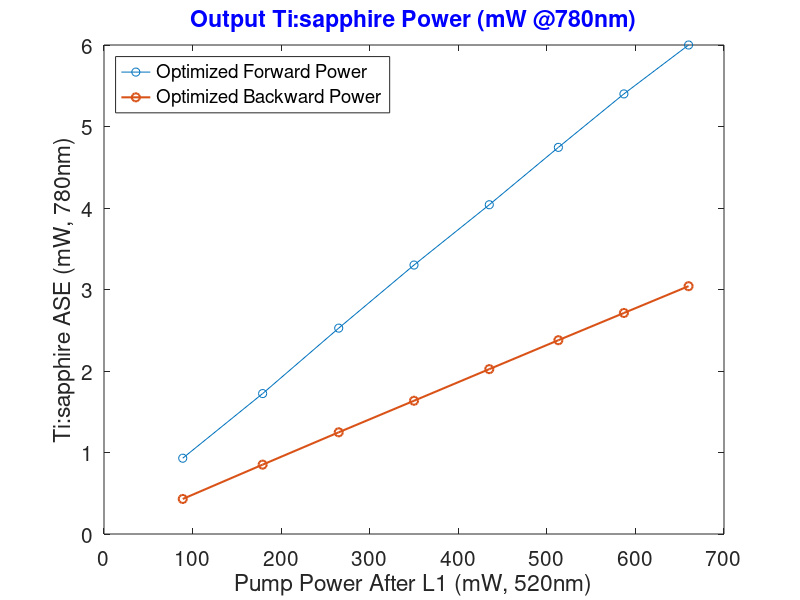
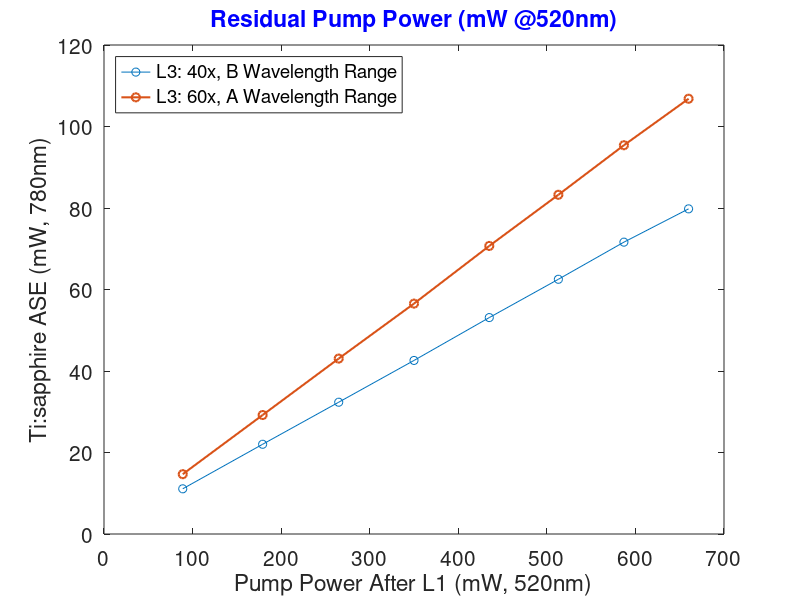

Recreate these plots in MATLAB, in order.
clear all
cd('D:\AMO\160926_TiSa LS Development\161006_Data Figures');
Current=[0.3
0.4
0.5
0.6
0.7
0.8
0.9
1
]';

Green=[88.9
179.1
265
350
435
513
587
660
];

Power_Forward=[0.93
1.723
2.526
3.3
4.04
4.744
5.4
6
];

Power_Backward=[0.43
0.851
1.248
1.635
2.023
2.378
2.712
3.041
];


Res_B40=[11.09
22.02
32.34
42.59
53.11
62.51
71.62
79.79
];

Res_A60=[14.68
29.2
43.05
56.54
70.69
83.24
95.4
106.81
];


figure('Position', [100, 100, 800, 500]);
plot(Green,Power_Forward,'-o',Green,Power_Backward,'-o','LineWidth',1.5);
xlabel('Pump Power After L1 (mW, 520nm)','fontsize',15);
ylabel('Ti:sapphire ASE (mW, 780nm)','fontsize',15);
legend('Optimized Forward Power','Optimized Backward Power','Location','NorthWest')
title('Output Ti:sapphire Power (mW @780nm)','fontsize',15,'color','b')
set(gca,'fontsize',15)


figure('Position', [100, 100, 800, 500]);
plot(Green,Res_B40,'-o',Green,Res_A60,'-o','LineWidth',1.5);
xlabel('Pump Power After L1 (mW, 520nm)','fontsize',15);
ylabel('Ti:sapphire ASE (mW, 780nm)','fontsize',15);
legend('L3: 40x, B Wavelength Range','L3: 60x, A Wavelength Range','Location','NorthWest')
title('Residual Pump Power (mW @520nm)','fontsize',15,'color','b')
set(gca,'fontsize',15)
